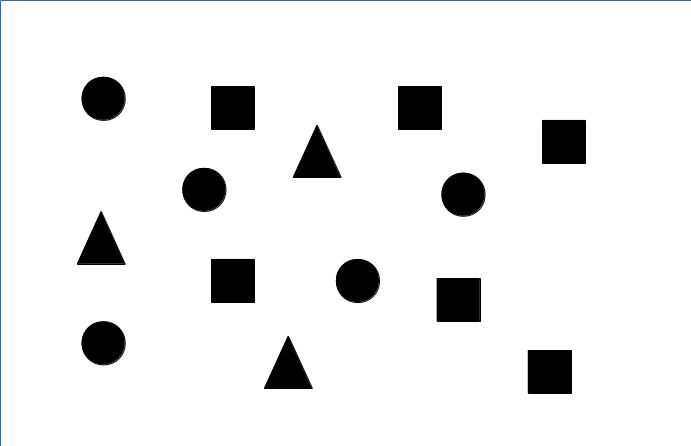
#> input picture img.png, 691 x 446 px
$ python analyser.py
#> lines starting #> are read from the running program, lines starting #| are printed output that depends on the picture; after the words box and inside, x2 and y2 are one past the last pixel; in counts of white or black regions, pixels touching at a corner belong together
import cv2
import numpy as np

import scipy.ndimage as ndimage
import scipy.ndimage.filters as filters

img=cv2.imread('img.png')
#> img is the input picture: shape (446, 691, 3); mean B, G, R 235.3, 235.1, 234.9
imgShow=img.copy()

cv2.putText(imgShow, "Please select object to detect", (20,30), cv2.FONT_HERSHEY_SIMPLEX, 1,(0,255,0),2)
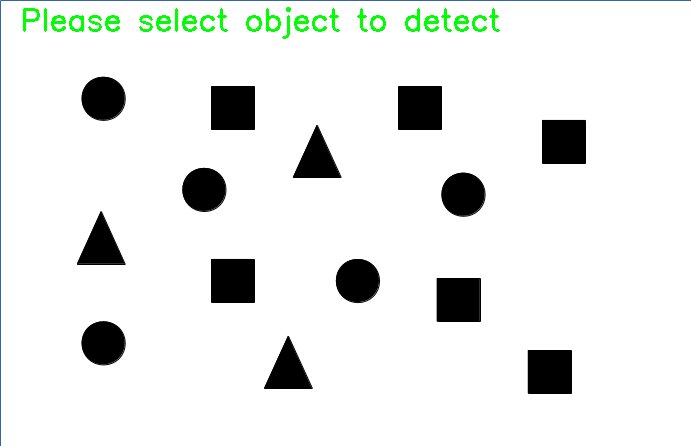
#> imgShow: shape (446, 691, 3); 1.03% of pixels changed, all inside (x1, y1, x2, y2) = (23, 7, 500, 39)

# initialize the list of reference points and boolean indicating
# whether cropping is being performed or not
refPt = []
currPoint=(0,0)
cropping = False
finished=False

def click_and_crop(event, x, y, flags, param):
    # grab references to the global variables
    global refPt, cropping,currPoint,finished

    # if the left mouse button was clicked, record the starting
    # (x, y) coordinates and indicate that cropping is being
    # performed
    if event == cv2.EVENT_LBUTTONDOWN:
        refPt = [(x, y)]
        cropping = True

    # check to see if the left mouse button was released
    elif event == cv2.EVENT_LBUTTONUP:
        # record the ending (x, y) coordinates and indicate that
        # the cropping operation is finished
        refPt.append((x, y))
        cropping = False

        # draw a rectangle around the region of interest
        cv2.rectangle(imgShow, refPt[0], refPt[1], (0, 255, 0), 2)
        cv2.imshow("image", imgShow)
        finished=True

    elif event == cv2. EVENT_MOUSEMOVE:
        currPoint = (x, y)


cv2.namedWindow("image")
cv2.setMouseCallback("image", click_and_crop)


# keep looping until the 'q' key is pressed
while True:
    # display the image and wait for a keypress
    cv2.imshow("image", imgShow)
    key = cv2.waitKey(1) & 0xFF
#> (key Esc is pressed here)

    if cropping==True:
        imgShow=img.copy()
        cv2.rectangle(imgShow, refPt[0],currPoint, (0, 255, 0), 2)

    # if selection was made, break the loop
    elif finished==True:
        break

#template matching
imgShow=img.copy()
template = img[refPt[0][1]:refPt[1][1], refPt[0][0]:refPt[1][0]]

w = template.shape[0]
h = template.shape[1]
res = cv2.matchTemplate(img,template,cv2.TM_CCOEFF_NORMED)

#find local maxima
neighborhood_size = 20
threshold = 0.6
data_max = filters.maximum_filter(res, neighborhood_size)
maxima = (res == data_max)
data_min = filters.minimum_filter(res, neighborhood_size)
diff = ((data_max - data_min) > threshold)
maxima[diff == 0] = 0

labeled, numObjects = ndimage.label(maxima)
slices = ndimage.find_objects(labeled)
x, y = [], []
for dy,dx in slices:
    x_center = (dx.start + dx.stop - 1)/2
    x.append(x_center)
    y_center = (dy.start + dy.stop - 1)/2
    y.append(y_center)

#print all objects that were found
for i in range(len(x)):
    cv2.rectangle(imgShow, (x[i],y[i]), (x[i] + w, y[i] + h), (0,0,255), 1)

cv2.putText(imgShow, "There are "+str(numObjects)+" Objects", (20,30), cv2.FONT_HERSHEY_SIMPLEX, 1,(0,255,0),2)
#cv2.imshow("ROI", template)
cv2.imshow("image", imgShow)
cv2.waitKey(0)

cv2.destroyAllWindows()
